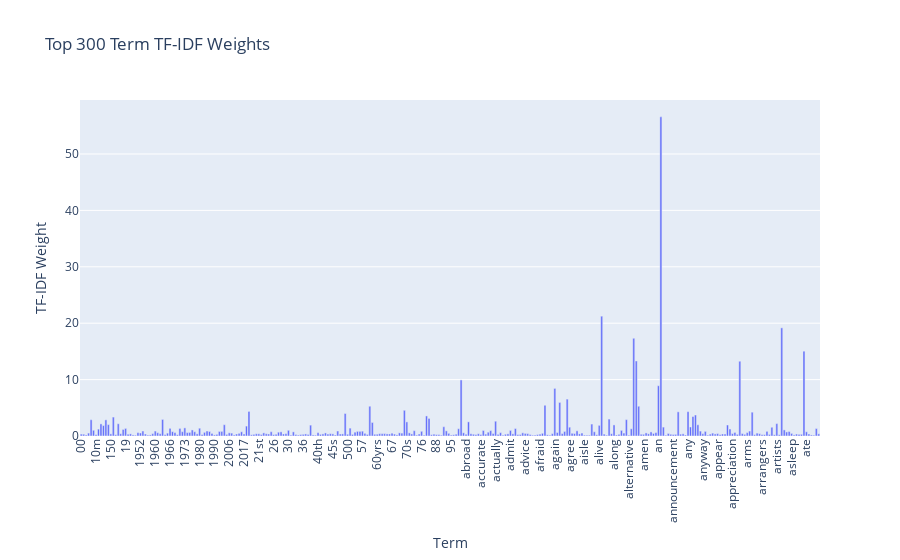

Write notebook code for a chart like this one.
### Code cell
import plotly.express as px
# 計算 TF-IDF 權重總和
term_frequencies_tfidf = np.asarray(X_tfidf.sum(axis=0)).flatten()

# 準備資料，僅取前 300 個詞語和對應的 TF-IDF 權重
data = pd.DataFrame({
    'Term': vectorizer.get_feature_names_out()[:300],  # 取前 300 個詞語
    'TF-IDF Weight': term_frequencies_tfidf[:300]      # 取前 300 個權重
})

# 使用 Plotly 繪製條形圖
fig = px.bar(data, x='Term', y='TF-IDF Weight', title="Top 300 Term TF-IDF Weights")

# 設置 x 軸標籤旋轉角度
fig.update_layout(xaxis_tickangle=-90)

# 顯示圖表
fig.show()

### Figure 1 — Plotly figure (JSON) as saved in the notebook; plotly's stock layout.template omitted (floating-point values rounded to 4 significant figures; data arrays with more than 128 entries replaced by an {"elided": "..."} marker saying what was removed)
{"data": [{"alignmentgroup": "True", "hovertemplate": "Term=%{x}<br>TF-IDF Weight=%{y}<extra></extra>", "legendgroup": "", "marker": {"color": "#636efa", "pattern": {"shape": ""}}, "name": "", "offsetgroup": "", "orientation": "v", "showlegend": false, "textposition": "auto", "type": "bar", "x": {"elided": "300 str values"}, "xaxis": "x", "y": {"elided": "300 float values"}, "yaxis": "y"}], "layout": {"barmode": "relative", "legend": {"tracegroupgap": 0}, "title": {"text": "Top 300 Term TF-IDF Weights"}, "xaxis": {"anchor": "y", "domain": [0, 1], "tickangle": -90, "title": {"text": "Term"}}, "yaxis": {"anchor": "x", "domain": [0, 1], "title": {"text": "TF-IDF Weight"}}}}
